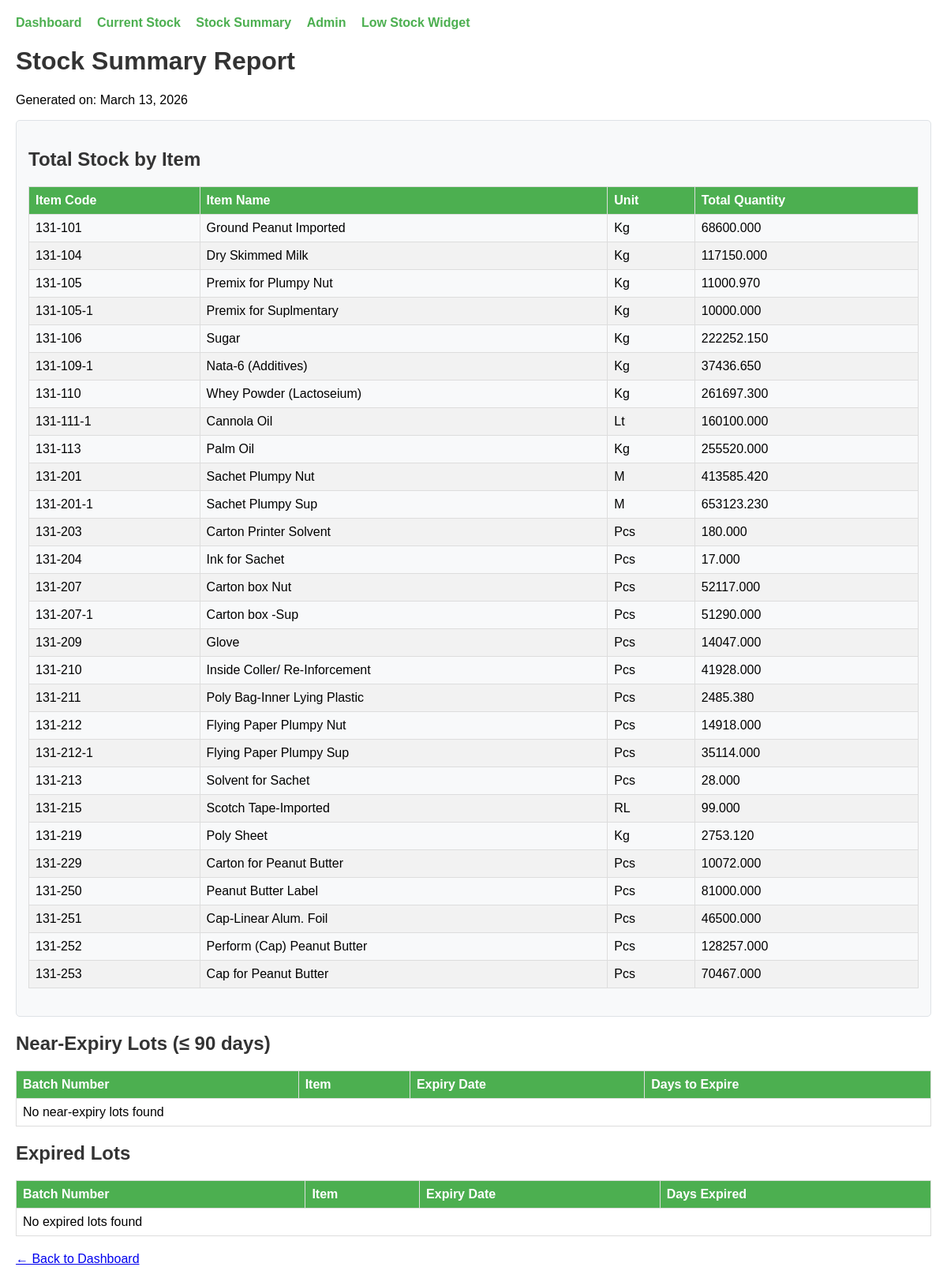
/inventory/stock-summary/ (signed in), run on the app's committed database.
### apps/core/models.py (models this page shows, shortened)
class CompanyModel(models.Model):
    company = models.ForeignKey(
        'company.Company',
        on_delete=models.CASCADE,
        related_name='%(class)s_set',
        help_text="Company this record belongs to",
        null=True,
        blank=True
    )
    class Meta:
        abstract = True

class Item(CompanyModel):
    ITEM_CATEGORY = (
        ('raw', 'Raw Material'),
        ('semi', 'Semi-Finished'),
        ('finished', 'Finished Product'),
        ('packing', 'Packing Material'),
        ('consumable', 'Consumable'),
        ('asset', 'Fixed Asset'),
    )
    PRODUCT_TYPE = (
        ('plumpy_nut', "Plumpy'Nut"),
        ('plumpy_sup', "Plumpy'Sup"),
        ('other', 'Other'),
    )
    STOCK_VALUATION_METHOD = (
        ('fifo', 'FIFO - First In First Out'),
        ('lifo', 'LIFO - Last In First Out'),
        ('average', 'Weighted Average'),
        ('standard', 'Standard Cost'),
    )
    code = models.CharField(max_length=50, unique=True, db_index=True, help_text="Unique item code")
    peach_code = models.CharField(max_length=100, blank=True, verbose_name="Peach / Purchase Name")
    name = models.CharField(max_length=200, help_text="Item name")
    description = models.TextField(blank=True, help_text="Detailed description")
    category = models.CharField(max_length=20, choices=ITEM_CATEGORY, db_index=True)
    product_type = models.CharField(max_length=20, choices=PRODUCT_TYPE, blank=True, null=True)
    unit = models.ForeignKey(Unit, on_delete=models.PROTECT, related_name='items')
    is_active = models.BooleanField(default=True, db_index=True)
    is_purchased = models.BooleanField(default=True, help_text="Can this item be purchased?")
    is_sold = models.BooleanField(default=False, help_text="Can this item be sold?")
    is_stocked = models.BooleanField(default=True, help_text="Is this item stocked in inventory?")
    shelf_life_days = models.PositiveIntegerField(
        null=True,
        blank=True,
        help_text="730 for 24 months"
    )
    min_shelf_life_on_receipt = models.PositiveIntegerField(
        default=180,
        help_text="Minimum remaining shelf life when received (days)"
    )
    allergen_peanut = models.BooleanField(default=False, help_text="Contains peanut allergen")
    pack_size_kg = models.DecimalField(
        max_digits=8,
        decimal_places=4,
        null=True,
        blank=True,
        help_text="e.g. 0.092 for Plumpy'Nut sachet"
    )
    weight_kg = models.DecimalField(
        max_digits=10,
        decimal_places=4,
        null=True,
        blank=True,
        help_text="Item weight in kg"
    )
    volume_m3 = models.DecimalField(
        max_digits=10,
        decimal_places=4,
        null=True,
        blank=True,
        help_text="Item volume in cubic meters"
    )
    valuation_method = models.CharField(
        max_length=20,
        choices=STOCK_VALUATION_METHOD,
        default='average',
        help_text="Method used for stock valuation"
    )
    std_unit_price = models.DecimalField(
        max_digits=12,
        decimal_places=4,
        default=Decimal('0.0000'),
        verbose_name="Standard Unit Price",
        help_text="Standard / budgeted unit price (for variance analysis)"
    )
    unit_cost = models.DecimalField(
        max_digits=12,
        decimal_places=4,
        default=Decimal('0.0000'),
        verbose_name="Unit Cost",
        help_text="Cost per unit (per kg, per piece, etc.) - last purchase or average cost"
    )
    current_avg_cost = models.DecimalField(
        max_digits=12,
        decimal_places=4,
        default=Decimal('0.0000'),
        editable=False,
        verbose_name="Average Cost",
        help_text="Weighted average cost from purchases"
    )
    current_stock = models.DecimalField(
        max_digits=15,
        decimal_places=4,
        default=Decimal('0.0000'),
        verbose_name="Current Stock",
        help_text="Current quantity in stock (in the item's base unit)"
    )
    minimum_stock = models.DecimalField(
        max_digits=12,
        decimal_places=4,
        default=Decimal('0.0000'),
        verbose_name="Minimum Stock Level",
        help_text="Alert when stock falls below this level (safety stock)"
    )
    maximum_stock = models.DecimalField(
        max_digits=12,
        decimal_places=4,
        default=Decimal('0.0000'),
        verbose_name="Maximum Stock Level",
        help_text="Maximum desired stock level"
    )
    reorder_point = models.DecimalField(
        max_digits=12,
        decimal_places=4,
        default=Decimal('0.0000'),
        verbose_name="Reorder Point",
        help_text="When stock reaches this level, trigger reorder (should be >= minimum_stock)"
    )
    reorder_quantity = models.DecimalField(
        max_digits=12,
        decimal_places=4,
        default=Decimal('0.0000'),
        verbose_name="Reorder Quantity",
        help_text="Suggested quantity to order when below reorder point"
    )
    lead_time_days = models.PositiveIntegerField(
        default=0,
        help_text="Typical lead time in days for procurement"
    )
    tax_rate = models.DecimalField(
        max_digits=5,
        decimal_places=2,
        default=15.00,
        help_text="VAT/Tax rate percentage"
    )
    hs_code = models.CharField(
        max_length=20,
        blank=True,
        verbose_name="HS Code",
        help_text="Harmonized System code for customs"
    )
    default_location = models.CharField(
        max_length=100,
        blank=True,
        help_text="Default storage location in warehouse"
    )
    bin_location = models.CharField(
        max_length=50,
        blank=True,
        help_text="Bin/shelf location"
    )
    created_at = models.DateTimeField(auto_now_add=True)
    updated_at = models.DateTimeField(auto_now=True)
    created_by = models.ForeignKey(
        'auth.User',
        on_delete=models.SET_NULL,
        null=True,
        blank=True,
        related_name='created_items'
    )
    class Meta:
        verbose_name = "Item"
        verbose_name_plural = "Items"
        ordering = ['code']
        indexes = [
            models.Index(fields=['code']),
            models.Index(fields=['category']),
            models.Index(fields=['is_active']),
            models.Index(fields=['product_type']),
            models.Index(fields=['current_stock', 'minimum_stock']),
        ]

### apps/inventory/views.py (the view, shortened to what this page needs)
# urls.py: path('stock-summary/', views.stock_summary, name='stock_summary'),
@login_required
def stock_summary(request):
    company_id = _company_id(request)
    _ensure_current_stock_seed(company_id)
    current_stock_qs = _scoped(CurrentStock.objects.all(), company_id)
    lot_qs = _scoped(Lot.objects.filter(is_active=True), company_id)
    stock_by_item = (
        current_stock_qs
        .values('item__code', 'item__name', 'item__unit__abbreviation', 'item__category')
        .annotate(
            total_qty=Sum('quantity'),
            total_value=Sum(F('quantity') * F('item__unit_cost'))
        )
        .order_by('item__code')
    )
    today = timezone.now().date()
    near_expiry_lots = lot_qs.filter(
        expiry_date__lte=today + timedelta(days=90),
        expiry_date__gte=today
    ).select_related('item').order_by('expiry_date')
    expired_lots = lot_qs.filter(expiry_date__lt=today).select_related('item').order_by('expiry_date')
    stock_by_warehouse = current_stock_qs.values(
        'warehouse__name', 'warehouse__code'
    ).annotate(
        total_qty=Sum('quantity'),
        total_value=Sum(F('quantity') * F('item__unit_cost'))
    ).order_by('-total_value')
    context = {
        'stock_by_item': stock_by_item,
        'near_expiry_lots': near_expiry_lots,
        'expired_lots': expired_lots,
        'stock_by_warehouse': stock_by_warehouse,
        'today': today,
    }
    return render(request, 'inventory/stock_summary.html', context)

### apps/company/context_processors.py (called while the page is built)
def company_context(request):
    context = {}
    company_id = request.session.get('current_company_id')
    if company_id:
        try:
            company = Company.objects.get(id=company_id, is_active=True)
            context['current_company'] = company
            request.company = company  # Set on request for backward compatibility
        except Company.DoesNotExist:
            context['current_company'] = None
            if 'current_company_id' in request.session:
                del request.session['current_company_id']
            if 'current_company_name' in request.session:
                del request.session['current_company_name']
    else:
        context['current_company'] = None
    context['available_companies'] = Company.objects.filter(is_active=True)
    return context

### apps/inventory/views.py (called while the page is built, shortened)
def _company_id(request):
    return request.session.get('current_company_id')

def _scoped(qs, company_id):
    if not company_id:
        return qs
    return qs.filter(Q(company_id=company_id) | Q(company__isnull=True))

def _ensure_current_stock_seed(company_id):
    existing_qs = _scoped(CurrentStock.objects.all(), company_id)
    if existing_qs.exists():
        return

### apps/inventory/templates/inventory/stock_summary.html (shortened to what this page needs)
<!DOCTYPE html>
<html>
<head>
</head>
<body>
    <div class="nav-links">
        <a href="{% url 'inventory:dashboard' %}">Dashboard</a>
        <a href="{% url 'inventory:current_stock' %}">Current Stock</a>
        <a href="{% url 'inventory:stock_summary' %}">Stock Summary</a>
        <a href="{% url 'admin:index' %}">Admin</a>
        <a href="{% url 'inventory:low_stock_widget' %}">Low Stock Widget</a>
    </div>
    <h1>Stock Summary Report</h1>
    <p>Generated on: {{ today }}</p>
    <div class="summary-box">
        <h2>Total Stock by Item</h2>
        <table>
            <thead>
                <tr>
                    <th>Item Code</th>
                    <th>Item Name</th>
                    <th>Unit</th>
                    <th>Total Quantity</th>
                </tr>
            </thead>
            <tbody>
                {% for item in stock_by_item %}
                <tr>
                    <td>{{ item.item__code }}</td>
                    <td>{{ item.item__name }}</td>
                    <td>{{ item.item__unit__abbreviation }}</td>
                    <td>{{ item.total_qty|floatformat:3 }}</td>
                </tr>
                {% empty %}
                <tr>
                    <td colspan="4">No stock items found</td>
                </tr>
                {% endfor %}
            </tbody>
        </table>
    </div>
    <h2>Near-Expiry Lots (≤ 90 days)</h2>
    <table>
        <thead>
            <tr>
                <th>Batch Number</th>
                <th>Item</th>
                <th>Expiry Date</th>
                <th>Days to Expire</th>
            </tr>
        </thead>
        <tbody>
            {% for lot in near_expiry_lots %}
            <tr class="near-expiry">
                <td>{{ lot.batch_number }}</td>
                <td>{{ lot.item.code }} - {{ lot.item.name }}</td>
                <td>{{ lot.expiry_date }}</td>
                <td>{{ lot.days_to_expire }} days</td>
            </tr>
            {% empty %}
            <tr>
                <td colspan="4">No near-expiry lots found</td>
            </tr>
            {% endfor %}
        </tbody>
    </table>
    <h2>Expired Lots</h2>
    <table>
        <thead>
            <tr>
                <th>Batch Number</th>
                <th>Item</th>
                <th>Expiry Date</th>
                <th>Days Expired</th>
            </tr>
        </thead>
        <tbody>
            {% for lot in expired_lots %}
            <tr class="expired">
                <td>{{ lot.batch_number }}</td>
                <td>{{ lot.item.code }} - {{ lot.item.name }}</td>
                <td>{{ lot.expiry_date }}</td>
                <td>{{ lot.days_to_expire|stringformat:"+d" }} days</td>
            </tr>
            {% empty %}
            <tr>
                <td colspan="4">No expired lots found</td>
            </tr>
            {% endfor %}
        </tbody>
    </table>
    <p><a href="{% url 'inventory:dashboard' %}">← Back to Dashboard</a></p>
</body>
</html>

### apps/inventory/templates/inventory/stock_summary.html (style rules this page uses)
body { font-family: Arial, sans-serif; margin: 20px; }
h1, h2 { color: #333; }
table { border-collapse: collapse; width: 100%; margin-bottom: 20px; }
th, td { border: 1px solid #ddd; padding: 8px; text-align: left; }
th { background-color: #4CAF50; color: white; }
tr:nth-child(even) { background-color: #f2f2f2; }
.summary-box { background-color: #f8f9fa; border: 1px solid #dee2e6; border-radius: 5px; padding: 15px; margin-bottom: 20px; }
.nav-links { margin-bottom: 20px; }
.nav-links a { margin-right: 15px; text-decoration: none; color: #4CAF50; font-weight: bold; }

### data on the page
Item: item__code "131-101", item__name "Ground Peanut Imported", item__unit__abbreviation "Kg", total_qty "68600.000"
Item: item__code "131-104", item__name "Dry Skimmed Milk", item__unit__abbreviation "Kg", total_qty "117150.000"
Item: item__code "131-105", item__name "Premix for Plumpy Nut", item__unit__abbreviation "Kg", total_qty "11000.970"
Item: item__code "131-105-1", item__name "Premix for Suplmentary", item__unit__abbreviation "Kg", total_qty "10000.000"
Item: item__code "131-106", item__name "Sugar", item__unit__abbreviation "Kg", total_qty "222252.150"
Item: item__code "131-109-1", item__name "Nata-6 (Additives)", item__unit__abbreviation "Kg", total_qty "37436.650"
Item: item__code "131-110", item__name "Whey Powder (Lactoseium)", item__unit__abbreviation "Kg", total_qty "261697.300"
Item: item__code "131-111-1", item__name "Cannola Oil", item__unit__abbreviation "Lt", total_qty "160100.000"
Item: item__code "131-113", item__name "Palm Oil", item__unit__abbreviation "Kg", total_qty "255520.000"
Item: item__code "131-201", item__name "Sachet Plumpy Nut", item__unit__abbreviation "M", total_qty "413585.420"
Item: item__code "131-201-1", item__name "Sachet Plumpy Sup", item__unit__abbreviation "M", total_qty "653123.230"
Item: item__code "131-203", item__name "Carton Printer Solvent", item__unit__abbreviation "Pcs", total_qty "180.000"
Item: item__code "131-204", item__name "Ink for Sachet", item__unit__abbreviation "Pcs", total_qty "17.000"
Item: item__code "131-207", item__name "Carton box Nut", item__unit__abbreviation "Pcs", total_qty "52117.000"
Item: item__code "131-207-1", item__name "Carton box -Sup", item__unit__abbreviation "Pcs", total_qty "51290.000"
Item: item__code "131-209", item__name "Glove", item__unit__abbreviation "Pcs", total_qty "14047.000"
Item: item__code "131-210", item__name "Inside Coller/ Re-Inforcement", item__unit__abbreviation "Pcs", total_qty "41928.000"
Item: item__code "131-211", item__name "Poly Bag-Inner Lying Plastic", item__unit__abbreviation "Pcs", total_qty "2485.380"
Item: item__code "131-212", item__name "Flying Paper Plumpy Nut", item__unit__abbreviation "Pcs", total_qty "14918.000"
Item: item__code "131-212-1", item__name "Flying Paper Plumpy Sup", item__unit__abbreviation "Pcs", total_qty "35114.000"
Item: item__code "131-213", item__name "Solvent for Sachet", item__unit__abbreviation "Pcs", total_qty "28.000"
Item: item__code "131-215", item__name "Scotch Tape-Imported", item__unit__abbreviation "RL", total_qty "99.000"
Item: item__code "131-219", item__name "Poly Sheet", item__unit__abbreviation "Kg", total_qty "2753.120"
Item: item__code "131-229", item__name "Carton for Peanut Butter", item__unit__abbreviation "Pcs", total_qty "10072.000"
Item: item__code "131-250", item__name "Peanut Butter Label", item__unit__abbreviation "Pcs", total_qty "81000.000"
Item: item__code "131-251", item__name "Cap-Linear Alum. Foil", item__unit__abbreviation "Pcs", total_qty "46500.000"
Item: item__code "131-252", item__name "Perform (Cap) Peanut Butter", item__unit__abbreviation "Pcs", total_qty "128257.000"
Item: item__code "131-253", item__name "Cap for Peanut Butter", item__unit__abbreviation "Pcs", total_qty "70467.000"
